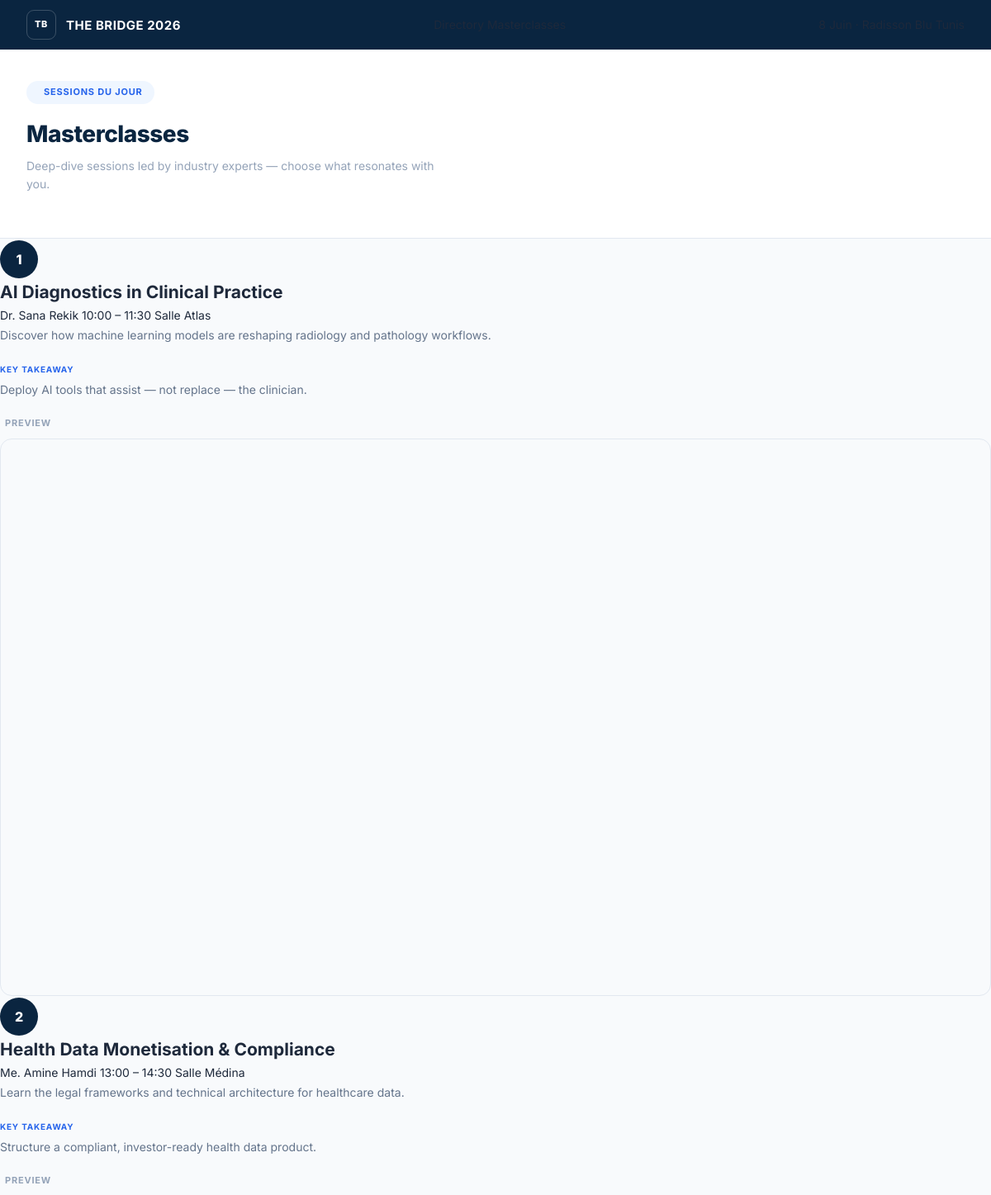
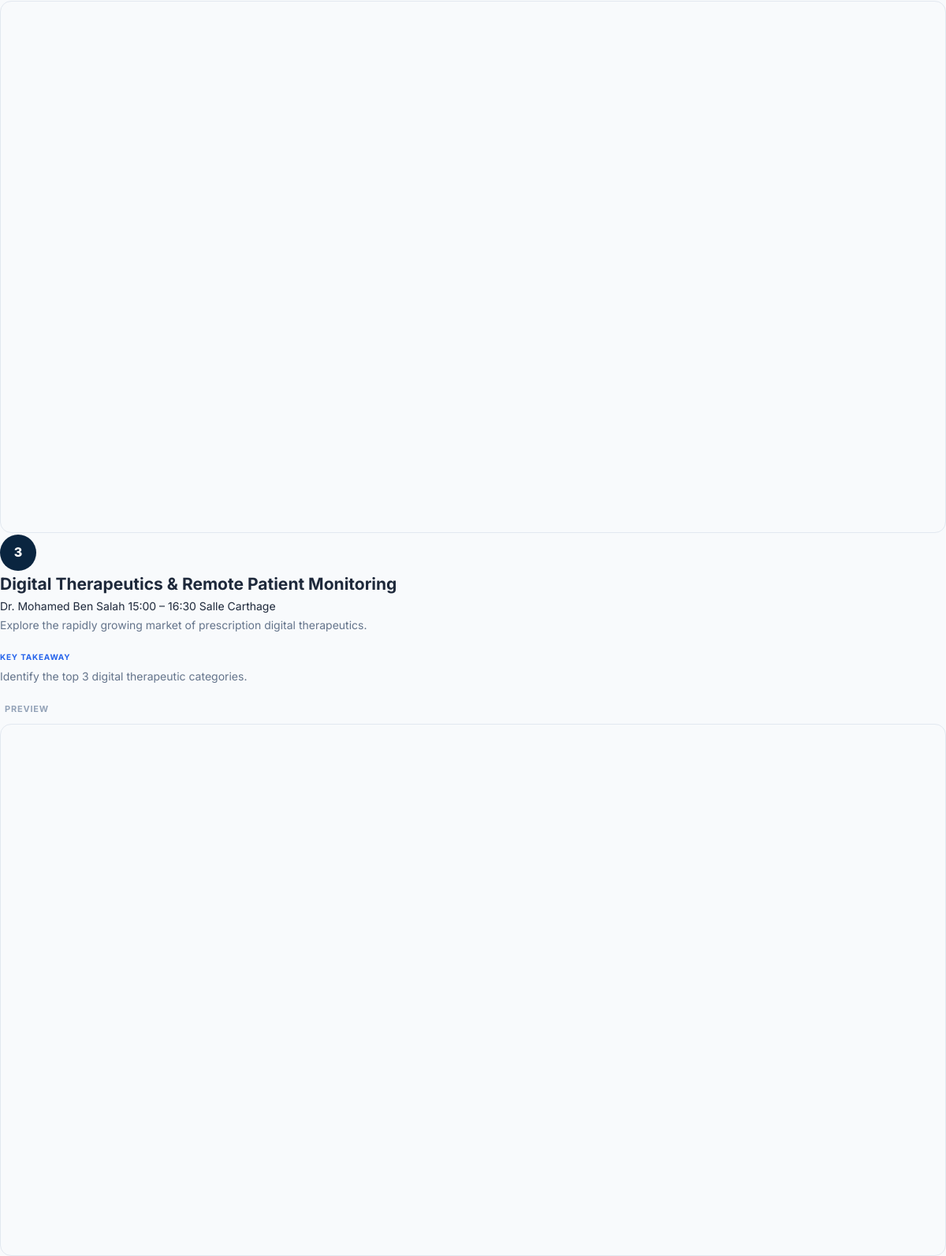
The app's page /masterclasses with its own data (2 pictures, top to bottom).
### app.py (models this page shows)
class Masterclass(db.Model):
    id = db.Column(db.Integer, primary_key=True)
    title = db.Column(db.String(200), nullable=False)
    speaker = db.Column(db.String(120), nullable=False)
    time_slot = db.Column(db.String(60), nullable=False)
    room = db.Column(db.String(60), nullable=False)
    description = db.Column(db.Text, nullable=False)
    takeaway = db.Column(db.String(300), nullable=True)
    video_url = db.Column(db.String(300), nullable=True)

### app.py (the view)
@app.route("/masterclasses")
def masterclasses():
    sessions = Masterclass.query.all()
    return render_template("masterclasses.html", masterclasses=sessions)

### templates/masterclasses.html (shortened to what this page needs)
<!DOCTYPE html>
<html lang="en">
<head>
  <link rel="stylesheet" href="https://cdn.jsdelivr.net/npm/@tabler/icons-webfont@latest/tabler-icons.min.css">
  <link rel="stylesheet" href="{{ url_for('static', filename='css/style.css') }}">
</head>
<body>
<header class="topbar">
  <div class="logo">
    <div class="logo-mark">TB</div>
    <div class="logo-text">THE <span>BRIDGE</span> 2026</div>
  </div>
  <nav class="nav">
    <a href="{{ url_for('index') }}">Directory</a>
    <a href="{{ url_for('masterclasses') }}" class="active">Masterclasses</a>
  </nav>
  <div class="event-chip"> 8 Juin · Radisson Blu Tunis</div>
</header>
<section class="hero">
  <div class="hero-badge"> Sessions du jour</div>
  <h1>Masterclasses</h1>
  <p>Deep-dive sessions led by industry experts — choose what resonates with you.</p>
</section>
<div class="mc-page-wrap">
  {% for mc in masterclasses %}
  <div class="mc-full-card">
    <div class="mc-full-header">
      <div class="mc-num-lg">{{ loop.index }}</div>
      <div class="mc-full-meta">
        <h2>{{ mc.title }}</h2>
        <div class="mc-meta-row">
          <span class="mc-tag"> {{ mc.speaker }}</span>
          <span class="mc-tag"> {{ mc.time_slot }}</span>
          <span class="mc-tag"> {{ mc.room }}</span>
        </div>
      </div>
    </div>
    <div class="mc-full-body">
      <div class="mc-description">
        <p>{{ mc.description }}</p>
        {% if mc.takeaway %}
        <div class="takeaway-box">
          <div>
            <span class="takeaway-label">Key takeaway</span>
            <p>{{ mc.takeaway }}</p>
          </div>
        </div>
        {% endif %}
      </div>
      {% if mc.video_url %}
      <div class="video-section">
        <div class="video-label"> Preview</div>
        <div class="video-frame">
          <iframe src="{{ mc.video_url }}"
                  title="{{ mc.title }}"
                  frameborder="0"
                  allow="accelerometer; autoplay; clipboard-write; encrypted-media; gyroscope; picture-in-picture"
                  allowfullscreen></iframe>
        </div>
      </div>
      {% endif %}
    </div>
  </div>
  {% endfor %}
</div>
</body>
</html>

### static/css/style.css (style rules this page uses)
*, *::before, *::after { box-sizing: border-box; margin: 0; padding: 0; }
:root { --navy: #0A2540; --navy-hover: #0f3460; --blue: #2563EB; --blue-50: #EFF6FF; --blue-100: #DBEAFE; --blue-200: #BFDBFE; --blue-600: #1d4ed8; --purple: #7C3AED; --purple-50: #F5F3FF; --purple-200: #DDD6FE; --green: #059669; --green-50: #ECFDF5; --green-200: #A7F3D0; --slate-50: #F8FAFC; --slate-100: #F1F5F9; --slate-200: #E2E8F0; --slate-300: #CBD5E1; --slate-400: #94A3B8; --slate-500: #64748B; --slate-700: #334155; --slate-800: #1E293B; --slate-900: #0F172A; --white: #ffffff; --r-sm: 6px; --r-md: 10px; --r-lg: 14px; --r-xl: 18px; --r-pill:99px; --shadow-sm: 0 1px 3px rgba(0,0,0,.06), 0 1px 2px rgba(0,0,0,.04); --shadow-md: 0 4px 16px rgba(0,0,0,.08); --shadow-focus-blue: 0 0 0 3px rgba(37,99,235,.18); }
html { scroll-behavior: smooth; }
body { font-family: 'Inter', system-ui, -apple-system, sans-serif; background: var(--slate-50); color: var(--slate-800); font-size: 14px; line-height: 1.6; min-height: 100vh; }
a { color: inherit; text-decoration: none; }
.topbar { background: var(--navy); height: 60px; padding: 0 32px; display: flex; align-items: center; justify-content: space-between; position: sticky; top: 0; z-index: 200; }
.logo { display: flex; align-items: center; gap: 12px; }
.logo-mark { width: 36px; height: 36px; border-radius: 9px; border: 1.5px solid rgba(255,255,255,.2); display: flex; align-items: center; justify-content: center; font-size: 11px; font-weight: 800; color: #fff; letter-spacing: .5px; flex-shrink: 0; }
.logo-text { font-size: 15px; font-weight: 700; color: #fff; letter-spacing: .5px; line-height: 1; }
.hero { background: var(--white); border-bottom: 1px solid var(--slate-200); padding: 36px 32px 28px; }
.hero-badge { display: inline-flex; align-items: center; gap: 7px; background: var(--blue-50); color: var(--blue); font-size: 11px; font-weight: 700; letter-spacing: .8px; text-transform: uppercase; padding: 5px 14px; border-radius: var(--r-pill); margin-bottom: 14px; }
.hero h1 { font-size: 28px; font-weight: 800; color: var(--navy); letter-spacing: -.5px; margin-bottom: 5px; }
.hero p { font-size: 14px; color: var(--slate-400); margin-bottom: 26px; max-width: 520px; }
.mc-num-lg { width: 46px; min-width: 46px; height: 46px; border-radius: 50%; background: var(--navy); display: flex; align-items: center; justify-content: center; font-size: 16px; font-weight: 800; color: #fff; flex-shrink: 0; margin-top: 2px; }
.mc-description { flex: 1; min-width: 260px; }
.mc-description p { font-size: 14px; color: var(--slate-500); line-height: 1.8; margin-bottom: 20px; }
.takeaway-label { font-size: 10px; font-weight: 700; text-transform: uppercase; letter-spacing: .8px; color: var(--blue); display: block; margin-bottom: 4px; }
.video-label { font-size: 11px; font-weight: 700; text-transform: uppercase; letter-spacing: .8px; color: var(--slate-400); margin-bottom: 10px; display: flex; align-items: center; gap: 6px; }
.video-frame { aspect-ratio: 16/9; border-radius: var(--r-lg); overflow: hidden; border: 1px solid var(--slate-200); }
.video-frame iframe { width: 100%; height: 100%; display: block; border: none; }

### records on screen
Masterclass: title "AI Diagnostics in Clinical Practice", speaker "Dr. Sana Rekik", time_slot "10:00 – 11:30", room "Salle Atlas", description "Discover how machine learning models are reshaping radiology and pathology workflows.", takeaway "Deploy AI tools that assist — not replace — the clinician."
Masterclass: title "Health Data Monetisation & Compliance", speaker "Me. Amine Hamdi", time_slot "13:00 – 14:30", room "Salle Médina", description "Learn the legal frameworks and technical architecture for healthcare data.", takeaway "Structure a compliant, investor-ready health data product."
Masterclass: title "Digital Therapeutics & Remote Patient Monitoring", speaker "Dr. Mohamed Ben Salah", time_slot "15:00 – 16:30", room "Salle Carthage", description "Explore the rapidly growing market of prescription digital therapeutics.", takeaway "Identify the top 3 digital therapeutic categories."
